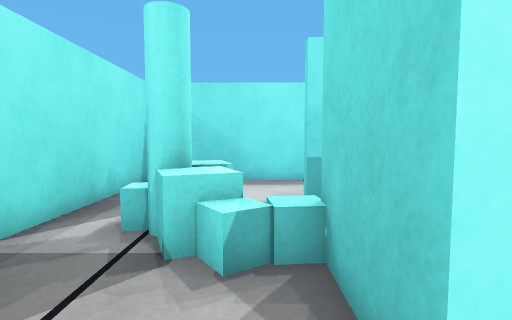
[1] (above)

18 first-person views from a walk through a world built for the Webots simulator. The camera is 0.86 m above the floor, tilts 4° down and sees 80° across. The floor is counted in squares, 0.5 m on a side. Each view is taken from the middle of a square. On the plan, view 1 faces up. The plan holds only what a view shows up to about 16 squares ahead; the rest is blank. The place goes on beyond the plan. Robots are left out.

[2]
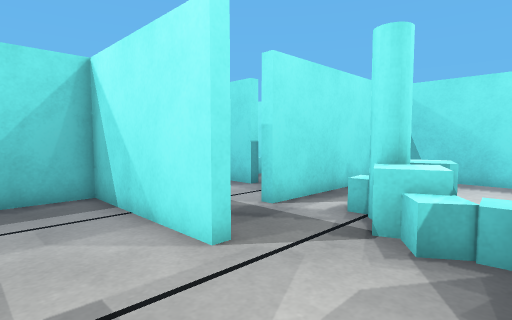

[3]
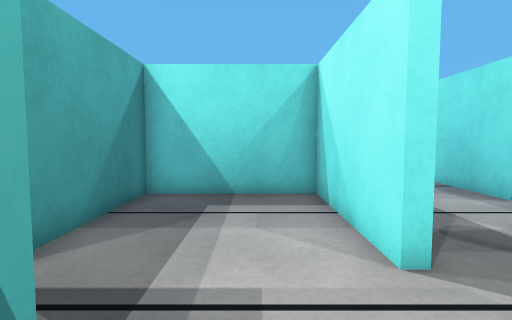

[4]
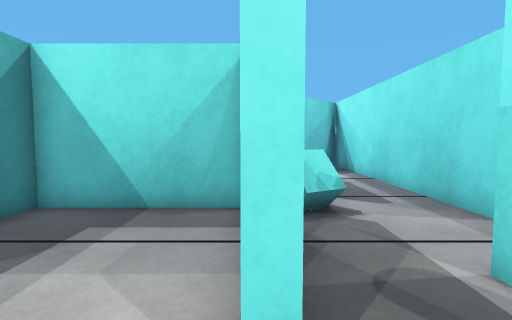

[5]
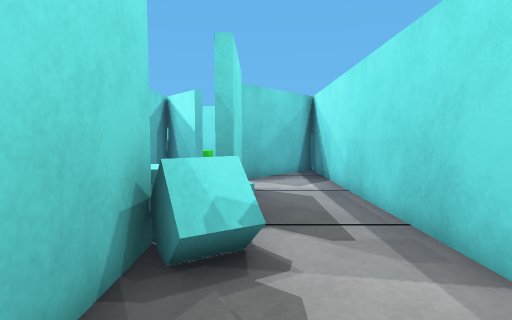

[6]
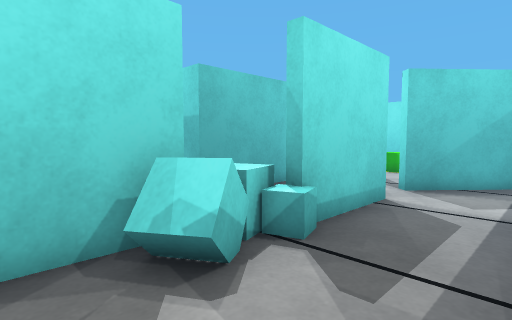

[7]
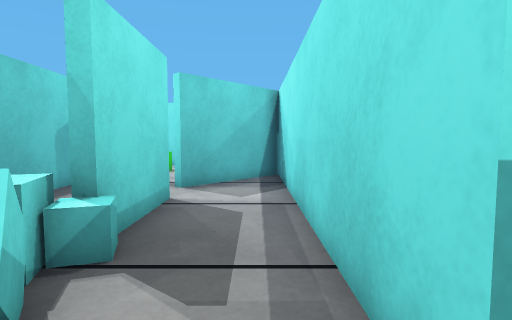

[8]
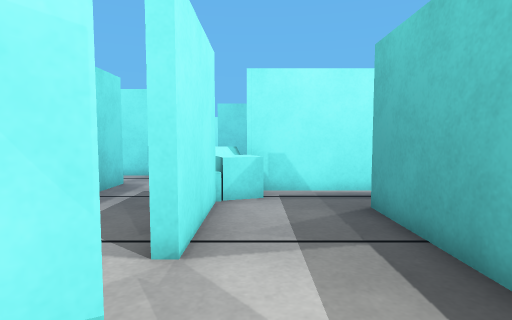

[9]
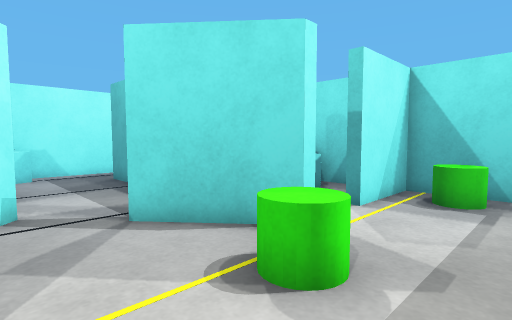

[10]
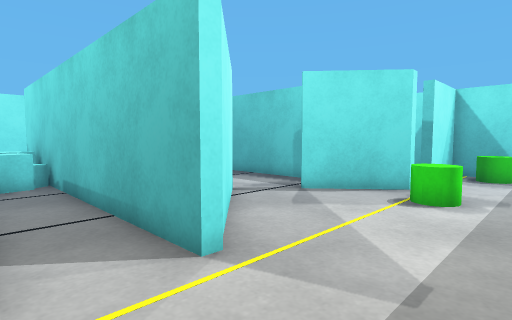

[11]
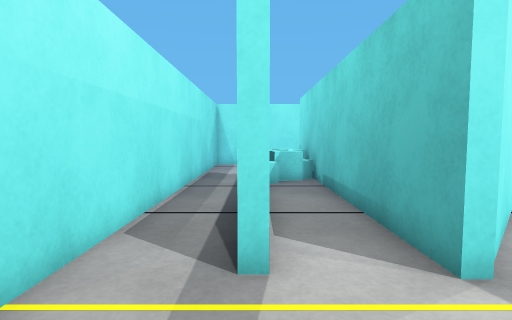

[12]
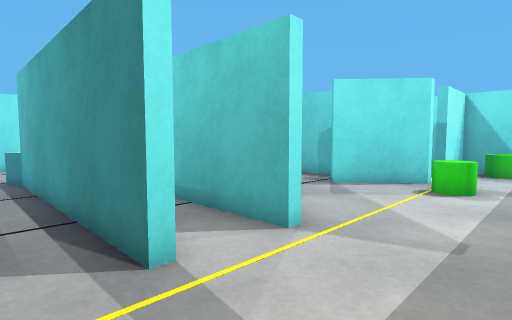

[13]
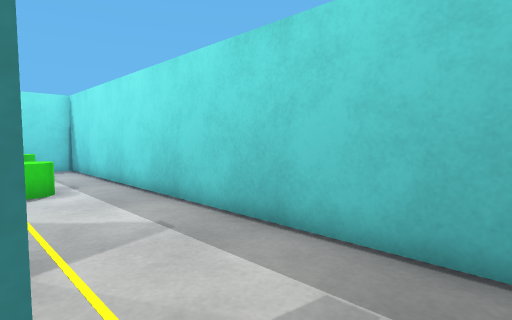

[14]
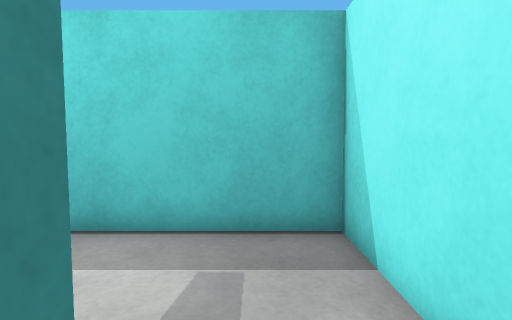

[15]
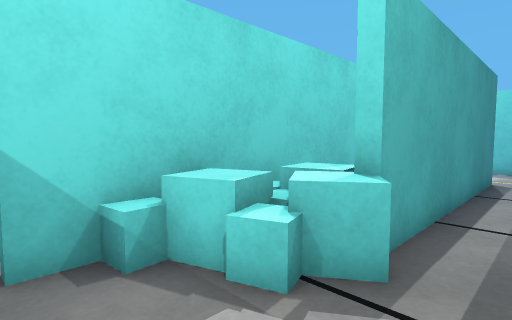

[16]
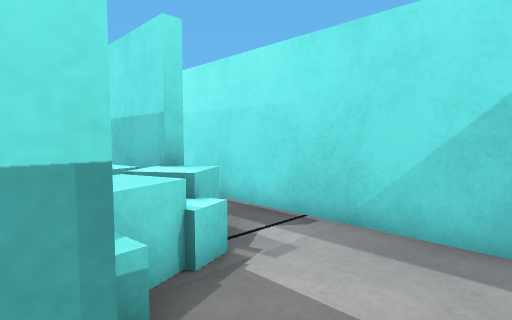

[17]
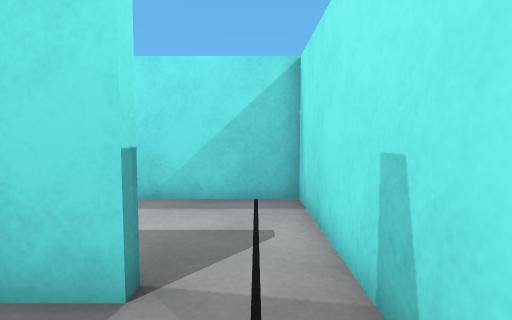

[18]
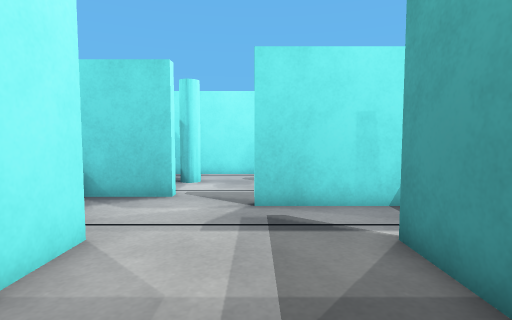

### Floor plan
Points are (right, up) in squares from view 1. A wall is a line through its corners. A room is listed if a view was taken in it or the views show most of it. See-through windows are left out.
Room 1 (views 1, 2, 3, 18)
walls: (-2.9, 1.9) (-8.5, 1.9) (-8.5, -3.4) (-2.9, -3.4); (-0.3, -2.6) (-0.3, -0.9); (1.4, 1.5) (1, 1.5)
ways out: opening at (-0.5, 2) to room 2; opening at (-1.5, -3.5)
Room 2 (views 4, 5)
walls: (-2.9, 2.4) (-2.9, 1.9); (1, 1.5) (1, 4.5); (1.5, 12.6) (-3.5, 12.6); (-4.4, 12.2) (-4.4, 5) (-4.9, 5)
ways out: opening at (-0.5, 2) to room 1; opening at (-4.5, 3.5) to room 3
objects: cyan box (-3, 6) to (-2, 6); cyan pole (-2, 5); cyan box (-2, 7) to (-1, 7); cyan box (-1, 4) to (0, 5); cyan box (-1, 5); cyan box (1, 5)
Room 3 (views 6, 7, 16, 17)
walls: (-4.8, 5.4) (-4.8, 7.4); (-7.4, 7.5) (-7.4, 7.1) (-9.6, 7.1); (-8.9, 2.3) (-5.9, 2.3)
ways out: opening at (-4.5, 3.5) to room 2; opening at (-6.5, 7) to room 6; opening at (-8.5, 4.5) to room 7
objects: cyan box (-10, 2) to (-9, 3); cyan box (-9, 3) to (-8, 4)
Room 4 (view 8)
walls: (-16.7, 3.4) (-16.9, 3.1) (-17.8, 3.9); (-10.8, 3.1) (-14.8, 3.1) (-14.8, 3.5); (-18.7, 1.4) (-18.4, 1.1) (-20.2, -0.3); (-8.9, -1.9) (-8.9, 2.3); (-20.1, -0.9) (-11.4, -0.9) (-11.4, -1.9)
ways out: opening at (-18.5, 2.5) to room 5; opening at (-15.5, 4) to room 7
Room 5 (view 9)
walls: (-21.4, 7) (-21.4, 7.5) (-13.4, 7.5); (-20.7, 7.1) (-19.5, 6); (-17.8, 3.9) (-20.9, 6.7); (-25.6, 9.6) (-25.6, -1.6); (-21.4, -1.4) (-21.4, -0.8) (-18.7, 1.4)
ways out: opening at (-18.5, 2.5) to room 4; opening at (-23.5, 10) to room 6; opening at (-14, 9) to room 6; opening at (-23.5, -0.5) to room 8
objects: green cylinder (-23, 0) to (-22, 1)
Room 6 (views 10, 11, 12, 13, 14, 15)
walls: (-13.4, 9.8) (-14, 9.8); (-11.4, 9.8) (-12.5, 9.8); (-13.4, 7.5) (-7.4, 7.5); (-21.4, 9.7) (-21.4, 10.2) (-11.4, 10.2); (-4.8, 7.4) (-4.8, 12.6) (-25.6, 12.6) (-25.6, 9.6)
ways out: opening at (-6.5, 7) to room 3; opening at (-23.5, 10) to room 5; opening at (-14, 9) to room 5
objects: cyan box (-13, 9) to (-13, 10); cyan box (-12, 8) to (-11, 8); cyan box (-12, 9); cyan box (-11, 9); cyan box (-11, 10); cyan box (-10, 8); cyan box (-10, 9) to (-9, 10); cyan box (-9, 8) to (-8, 8)
Room 7 (no view inside)
walls: (-14.8, 3.5) (-10.8, 3.5) (-10.8, 3.1); (-9.6, 7.1) (-20.7, 7.1); (-19.5, 6) (-16.7, 3.4)
ways out: opening at (-8.5, 4.5) to room 3; opening at (-15.5, 4) to room 4
objects: cyan box (-11, 3) to (-10, 4)
Room 8 (no view inside)
walls: (-25.2, -6.6) (-21.4, -6.6) (-21.4, -3.4); (-25.6, -1.6) (-25.6, -6.3)
ways out: opening at (-23.5, -0.5) to room 5; opening at (-21, -2.5)
objects: green cylinder (-24, -6) to (-23, -5)

Where each view was taken, in squares from view 1:
view 1: 0 up, 0 right, facing up
view 2: 1 down, 1 right, facing up-left
view 3: 0 up, 1 right, facing left
view 4: 2 up, 1 left, facing left
view 5: 4 up, 4 left, facing left
view 6: 7 up, 6 left, facing down-left
view 7: 6 up, 6 left, facing left
view 8: 2 up, 19 left, facing right
view 9: 4 up, 25 left, facing down-right
view 10: 10 up, 25 left, facing down-right
view 11: 10 up, 25 left, facing right
view 12: 12 up, 25 left, facing down-right
view 13: 12 up, 21 left, facing down-left
view 14: 11 up, 20 left, facing left
view 15: 12 up, 7 left, facing down-left
view 16: 7 up, 6 left, facing up-left
view 17: 4 up, 6 left, facing up
view 18: 1 down, 8 left, facing right
